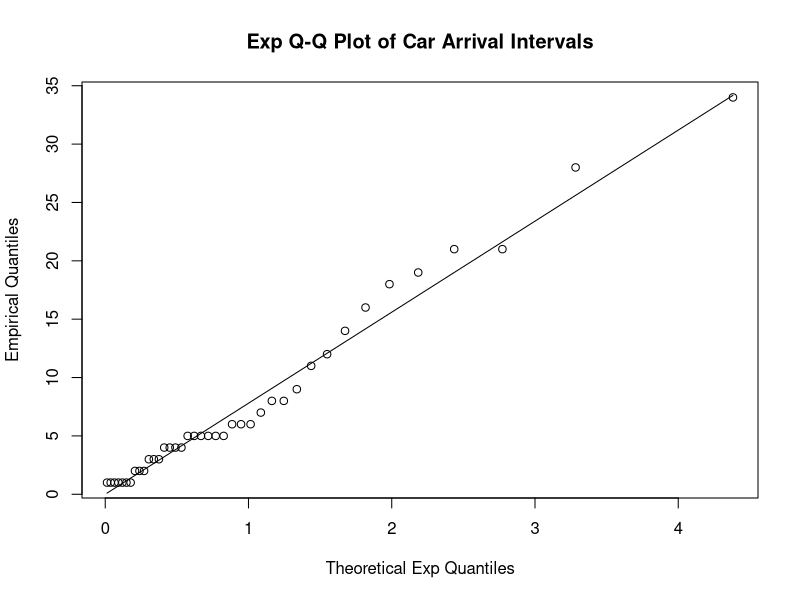
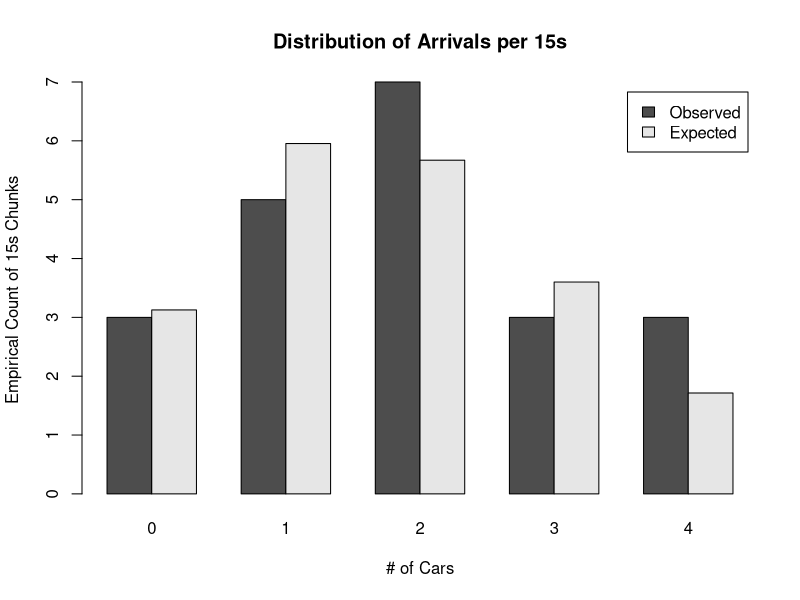
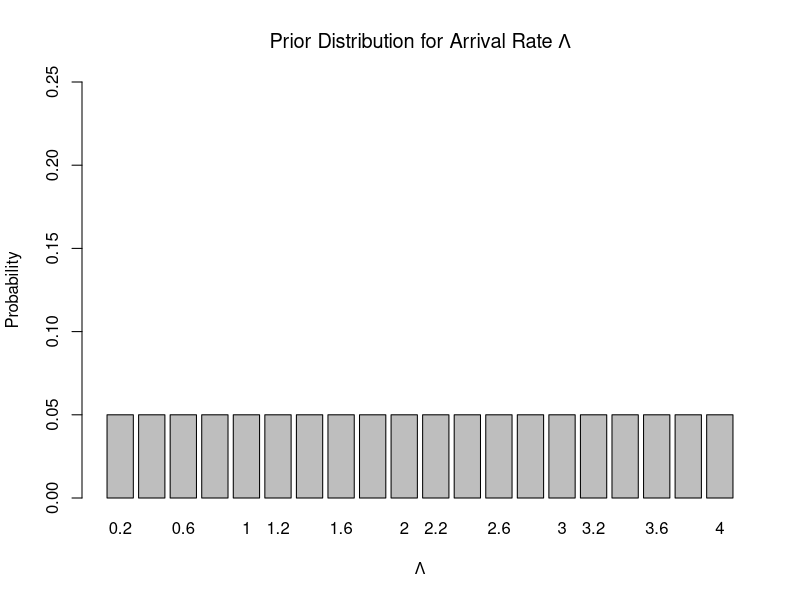
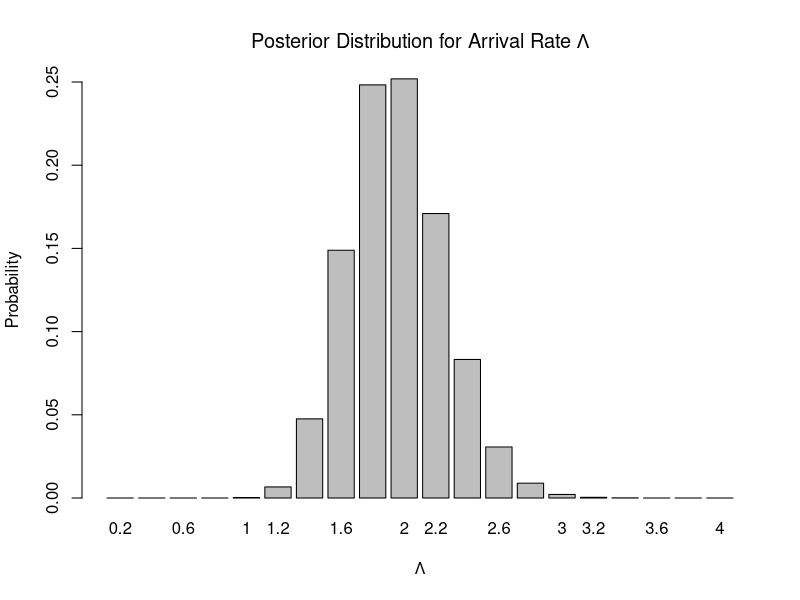

These charts were generated, in order, by the following R code:
## csi674hw3p2

## DATA
x<-c(12, 2, 6, 2, 19, 5, 34, 4, 1, 4, 8, 7, 1, 21, 6, 11, 8, 28, 6, 4, 5, 1, 18, 9, 5, 1, 21, 1, 1, 5, 3, 14, 5, 3, 4, 5, 1, 3, 16, 2)
xcs <- cumsum(x)
xint <- diff(xcs)



## Exponential?
eq <- qexp(ppoints(length(x)))

qqplot(eq,x,main="Exp Q-Q Plot of Car Arrival Intervals",xlab="Theoretical Exp Quantiles",ylab="Empirical Quantiles")
lines(eq,eq*mean(x))

## Poisson?
freq15 <- ceiling(xcs/15)
xp15 <- tabulate(freq15)        # arrivals per 15s chunk
obs <- table(xp15)              # number of 15s chunks with 0,1,2,3,4 arrivals
xrate <- mean(xp15)             # estimated Poisson rate by 40 cars in 21 15s chunks
exp <- dpois(0:4,xrate)*21      # expected arrivals for Poisson distribution

obsexp <- rbind(obs,exp)
barplot(obsexp,main="Distribution of Arrivals per 15s", xlab="# of Cars", ylab="Empirical Count of 15s Chunks", beside=TRUE, legend=c("Observed","Expected"))

## Posterior Poisson
prior <- array(1/20,20)         # uniform .05 n=20
lambdas <- seq(from=.2, to=4, by=.2)

lik <- array(1,length(lambdas))
for (i in 1:length(xp15)) {
  lik <- lik*dpois(xp15[i],lambdas) }
  
post <- prior*lik
post <- post/sum(post)

barplot(prior,names=lambdas, ylab="Probability", xlab=expression(Lambda), main=expression(paste("Prior Distribution for Arrival Rate ",Lambda)), ylim=c(0,.25))
barplot(post, names=lambdas, ylab="Probability", xlab=expression(Lambda), main=expression(paste("Posterior Distribution for Arrival Rate ",Lambda)), ylim=c(0,.25))

meanpost <- sum(lambdas*post)                     # E(x) = sum[ x * P(x) ]      
meanprior <- sum(lambdas*prior) 

sdpost <- sqrt(sum(((lambdas-meanpost)^2)*post))  # SD(x) = sqrt{ sum[ (x-mu)^2 * P(x) ] }
sdprior <- sqrt(sum(((lambdas-meanprior)^2)*prior))
